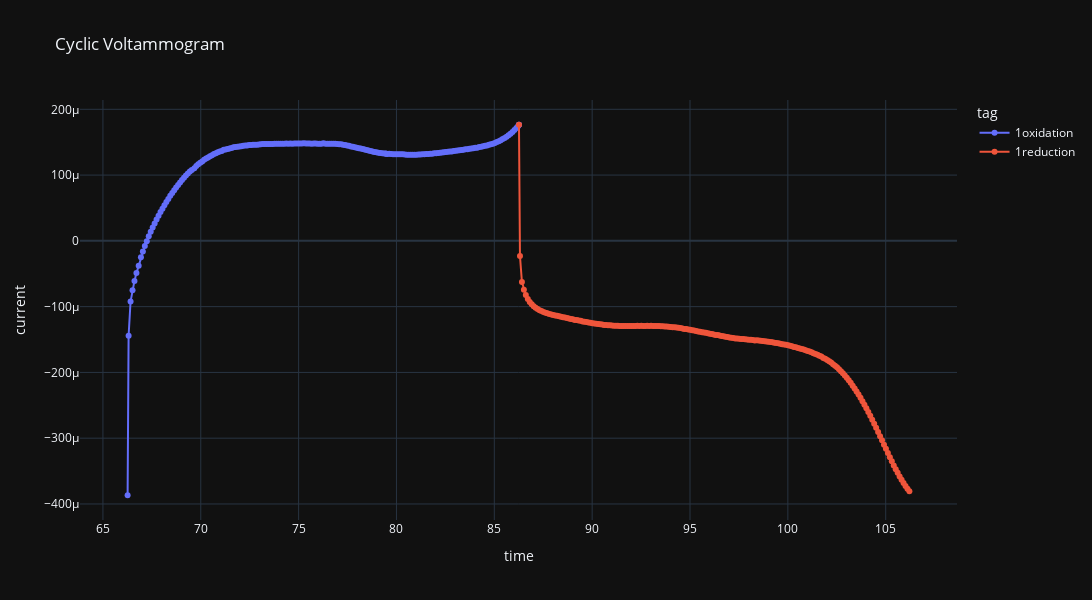

The notebook cell saved with this chart:
### Code cell
def add_endpoints(df):
    first_redox = df['redox'].iloc[0]
    last_redox = df['redox'].iloc[-1]
    last_index = df.query('redox == @first_redox').index[-1]
    first_chunk = df.query('redox == @first_redox')
    second_chunk = df.query('redox == @first_redox and index == @last_index').assign(redox = last_redox)
    third_chunk = df.query('redox == @last_redox') 
    return pd.concat([first_chunk, second_chunk, third_chunk])

data = (my_cv
        .data
        .query('cycle == 1')
        .groupby(['cycle'], group_keys=False)
        .apply(lambda df: df.pipe(add_endpoints))
        .assign(tag = lambda x: x['cycle'].astype(str) + x['redox'].astype(str))
        )

px.line(data, x='time', y='current', color='tag', title='Cyclic Voltammogram', template='plotly_dark', width=1200, height=600, markers=True).show()

### Figure 1 — Plotly figure (JSON) as saved in the notebook; plotly's stock layout.template omitted (floating-point values rounded to 4 significant figures; data arrays with more than 128 entries replaced by an {"elided": "..."} marker saying what was removed)
{"data": [{"hovertemplate": "tag=1oxidation<br>time=%{x}<br>current=%{y}<extra></extra>", "legendgroup": "1oxidation", "line": {"color": "#636efa", "dash": "solid"}, "marker": {"symbol": "circle"}, "mode": "markers+lines", "name": "1oxidation", "orientation": "v", "showlegend": true, "type": "scatter", "x": {"elided": "204 float values"}, "xaxis": "x", "y": {"elided": "204 float values"}, "yaxis": "y"}, {"hovertemplate": "tag=1reduction<br>time=%{x}<br>current=%{y}<extra></extra>", "legendgroup": "1reduction", "line": {"color": "#EF553B", "dash": "solid"}, "marker": {"symbol": "circle"}, "mode": "markers+lines", "name": "1reduction", "orientation": "v", "showlegend": true, "type": "scatter", "x": {"elided": "201 float values"}, "xaxis": "x", "y": {"elided": "201 float values"}, "yaxis": "y"}], "layout": {"height": 600, "legend": {"title": {"text": "tag"}, "tracegroupgap": 0}, "title": {"text": "Cyclic Voltammogram"}, "width": 1200, "xaxis": {"anchor": "y", "domain": [0, 1], "title": {"text": "time"}}, "yaxis": {"anchor": "x", "domain": [0, 1], "title": {"text": "current"}}}}
